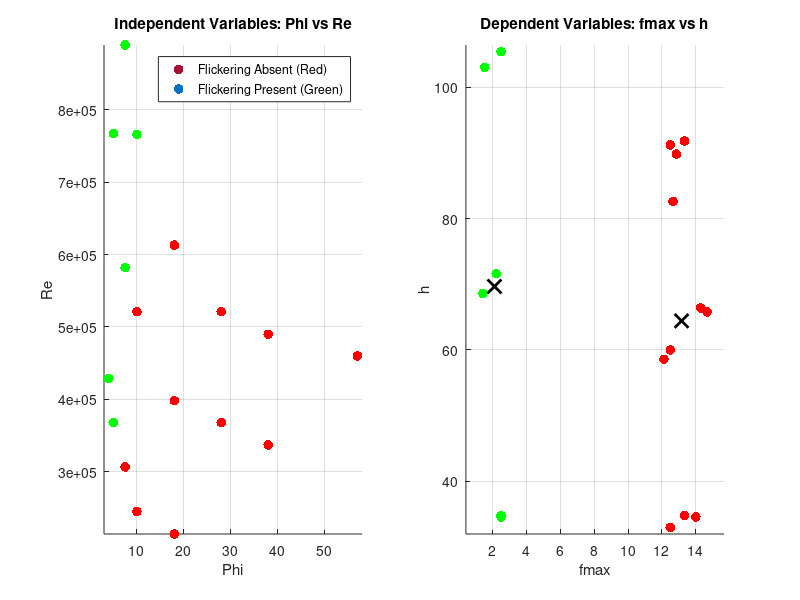
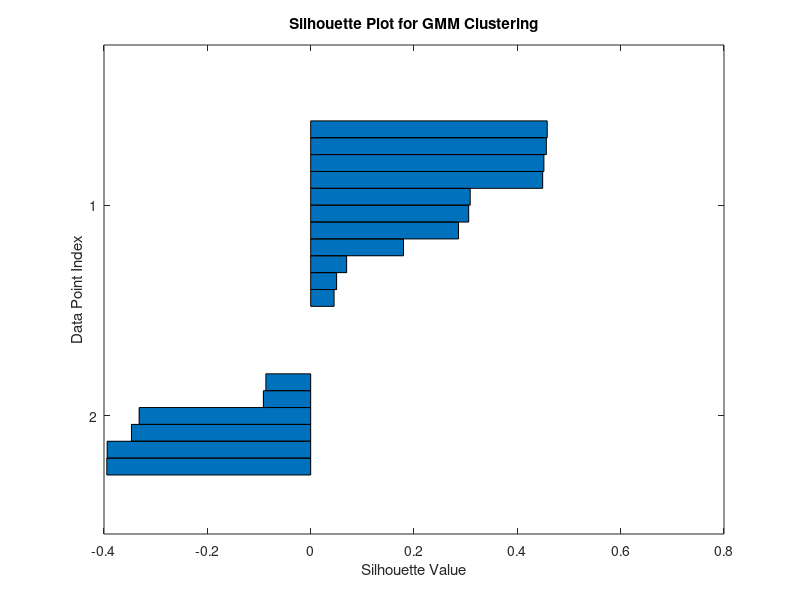

MATLAB code for these plots, in order: (Note: this script raises an error after producing the figures.)
Phi = [4, 5, 5, 7.5, 7.5, 7.5, 10, 10, 10, 18, 18, 18, 28, 28, 38, 38, 57];
Re = [4.29e5, 3.68e5, 7.67e5, 3.067e5, 5.82e5, 8.895e5, 2.45e5, 5.21e5, 7.66e5, ...
      2.14e5, 3.98e5, 6.13e5, 3.68e5, 5.21e5, 3.37e5, 4.9e5, 4.6e5];
fmax = [2.5, 2.5, 2.222, 12.5, 1.428, 1.5385, 13.333, 14.667, 2.5, 14, 14.2847, ...
        12.6582, 12.1212, 12.8571, 12.5, 12.5, 13.334];
h = [34.8, 34.6, 71.6, 33, 68.6, 103, 34.8, 65.8, 105.4, 34.6, 66.4, 82.6, ...
     58.6, 89.8, 60, 91.2, 91.8];

figure;

subplot(1, 2, 1);
title('Independent Variables: Phi vs Re');
xlabel('Phi');
ylabel('Re');
grid on;

subplot(1, 2, 2);
title('Dependent Variables: fmax vs h');
xlabel('fmax');
ylabel('h');
grid on;

colors = lines(length(Phi));

for i = 1:length(Phi)
    subplot(1, 2, 1);
    hold on;
    scatter(Phi(i), Re(i), 50, 'filled', 'MarkerFaceColor', colors(i,:));
    xlim([min(Phi)-1, max(Phi)+1]);
    ylim([min(Re)-1, max(Re)+1]);

    subplot(1, 2, 2);
    hold on;
    scatter(fmax(i), h(i), 50, 'filled', 'MarkerFaceColor', colors(i,:));
    xlim([min(fmax)-1, max(fmax)+1]);
    ylim([min(h)-1, max(h)+1]);
end

data = [fmax', h'];
gmm = fitgmdist(data, 2);

clusterIdx = cluster(gmm, data);

subplot(1, 2, 2);
hold on;
for i = 1:length(clusterIdx)
    if clusterIdx(i) == 1
        scatter(fmax(i), h(i), 50, 'r', 'filled');
    else
        scatter(fmax(i), h(i), 50, 'g', 'filled');
    end
end

mu = gmm.mu;
plot(mu(:, 1), mu(:, 2), 'kx', 'MarkerSize', 10, 'LineWidth', 2);

subplot(1, 2, 1);
hold on;
for i = 1:length(clusterIdx)
    if clusterIdx(i) == 1
        scatter(Phi(i), Re(i), 50, 'r', 'filled');
    else
        scatter(Phi(i), Re(i), 50, 'g', 'filled');
    end
end

h1 = scatter(NaN, NaN, 50, 'r', 'filled');
h2 = scatter(NaN, NaN, 50, 'g', 'filled');

legend([h1, h2], {'Flickering Absent (Red)', 'Flickering Present (Green)'}, 'Location', 'best');

figure;
silhouette(data, clusterIdx);
title('Silhouette Plot for GMM Clustering');
xlabel('Silhouette Value');
ylabel('Data Point Index');

trueLabels = ones(size(clusterIdx));
trueLabels(clusterIdx == 2) = 2;

confMat = confusionmat(trueLabels, clusterIdx);

figure;
h = heatmap(confMat, 'Title', 'Confusion Matrix', 'XLabel', 'Predicted', 'YLabel', 'True');
h.FontSize = 24;
